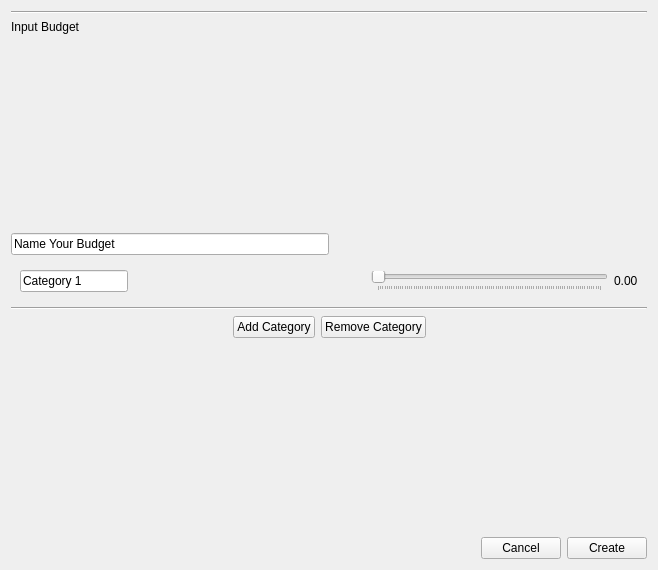
<?xml version="1.0" encoding="UTF-8"?>
<ui version="4.0">
 <class>InputBudget</class>
 <widget class="QWidget" name="InputBudget">
  <property name="geometry">
   <rect>
    <x>0</x>
    <y>0</y>
    <width>658</width>
    <height>570</height>
   </rect>
  </property>
  <property name="windowTitle">
   <string>Form</string>
  </property>
  <layout class="QVBoxLayout" name="verticalLayout_2">
   <item>
    <layout class="QVBoxLayout" name="verticalLayout">
     <item>
      <widget class="Line" name="line_2">
       <property name="orientation">
        <enum>Qt::Horizontal</enum>
       </property>
      </widget>
     </item>
     <item>
      <widget class="QLabel" name="InputBudgetLabel">
       <property name="text">
        <string>Input Budget</string>
       </property>
      </widget>
     </item>
     <item>
      <spacer name="verticalSpacer_2">
       <property name="orientation">
        <enum>Qt::Vertical</enum>
       </property>
       <property name="sizeHint" stdset="0">
        <size>
         <width>20</width>
         <height>40</height>
        </size>
       </property>
      </spacer>
     </item>
     <item>
      <layout class="QHBoxLayout" name="horizontalLayout_8">
       <item>
        <widget class="QLineEdit" name="nameBudget">
         <property name="text">
          <string>Name Your Budget</string>
         </property>
        </widget>
       </item>
       <item>
        <spacer name="horizontalSpacer_5">
         <property name="orientation">
          <enum>Qt::Horizontal</enum>
         </property>
         <property name="sizeHint" stdset="0">
          <size>
           <width>40</width>
           <height>20</height>
          </size>
         </property>
        </spacer>
       </item>
      </layout>
     </item>
     <item>
      <layout class="QHBoxLayout" name="horizontalLayout">
       <item>
        <layout class="QVBoxLayout" name="Categories">
         <item>
          <widget class="QWidget" name="CategoryLayout0" native="true">
           <layout class="QHBoxLayout" name="e">
            <item>
             <widget class="QLineEdit" name="Category0">
              <property name="sizePolicy">
               <sizepolicy hsizetype="Fixed" vsizetype="Fixed">
                <horstretch>0</horstretch>
                <verstretch>0</verstretch>
               </sizepolicy>
              </property>
              <property name="minimumSize">
               <size>
                <width>0</width>
                <height>0</height>
               </size>
              </property>
              <property name="whatsThis">
               <string>&lt;html&gt;&lt;head/&gt;&lt;body&gt;&lt;p&gt;A financial category that you dedicate a percentage of your budget to.&lt;/p&gt;&lt;/body&gt;&lt;/html&gt;</string>
              </property>
              <property name="text">
               <string>Category 1</string>
              </property>
             </widget>
            </item>
            <item>
             <spacer name="CategorySpacer0">
              <property name="orientation">
               <enum>Qt::Horizontal</enum>
              </property>
              <property name="sizeHint" stdset="0">
               <size>
                <width>40</width>
                <height>20</height>
               </size>
              </property>
             </spacer>
            </item>
            <item>
             <widget class="QSlider" name="Slider0">
              <property name="maximum">
               <number>100</number>
              </property>
              <property name="orientation">
               <enum>Qt::Horizontal</enum>
              </property>
              <property name="tickPosition">
               <enum>QSlider::TicksBelow</enum>
              </property>
              <property name="tickInterval">
               <number>1</number>
              </property>
             </widget>
            </item>
            <item>
             <widget class="QLabel" name="ValueSlider0">
              <property name="text">
               <string>0.00</string>
              </property>
             </widget>
            </item>
           </layout>
          </widget>
         </item>
        </layout>
       </item>
      </layout>
     </item>
     <item>
      <widget class="Line" name="line">
       <property name="orientation">
        <enum>Qt::Horizontal</enum>
       </property>
      </widget>
     </item>
     <item>
      <layout class="QHBoxLayout" name="horizontalLayout_10">
       <item>
        <layout class="QHBoxLayout" name="buttons">
         <item>
          <spacer name="horizontalSpacer">
           <property name="orientation">
            <enum>Qt::Horizontal</enum>
           </property>
           <property name="sizeHint" stdset="0">
            <size>
             <width>40</width>
             <height>20</height>
            </size>
           </property>
          </spacer>
         </item>
         <item>
          <widget class="QPushButton" name="AddCat">
           <property name="text">
            <string>Add Category</string>
           </property>
          </widget>
         </item>
         <item>
          <widget class="QPushButton" name="RemoveCat">
           <property name="text">
            <string>Remove Category</string>
           </property>
          </widget>
         </item>
         <item>
          <spacer name="horizontalSpacer_2">
           <property name="orientation">
            <enum>Qt::Horizontal</enum>
           </property>
           <property name="sizeHint" stdset="0">
            <size>
             <width>40</width>
             <height>20</height>
            </size>
           </property>
          </spacer>
         </item>
        </layout>
       </item>
      </layout>
     </item>
     <item>
      <spacer name="verticalSpacer">
       <property name="orientation">
        <enum>Qt::Vertical</enum>
       </property>
       <property name="sizeHint" stdset="0">
        <size>
         <width>20</width>
         <height>40</height>
        </size>
       </property>
      </spacer>
     </item>
     <item>
      <layout class="QHBoxLayout" name="horizontalLayout_7">
       <item>
        <spacer name="horizontalSpacer_3">
         <property name="orientation">
          <enum>Qt::Horizontal</enum>
         </property>
         <property name="sizeHint" stdset="0">
          <size>
           <width>40</width>
           <height>20</height>
          </size>
         </property>
        </spacer>
       </item>
       <item>
        <widget class="QPushButton" name="Cancel">
         <property name="text">
          <string>Cancel</string>
         </property>
        </widget>
       </item>
       <item>
        <widget class="QPushButton" name="Create">
         <property name="text">
          <string>Create</string>
         </property>
        </widget>
       </item>
      </layout>
     </item>
    </layout>
   </item>
  </layout>
 </widget>
 <resources/>
 <connections/>
</ui>
